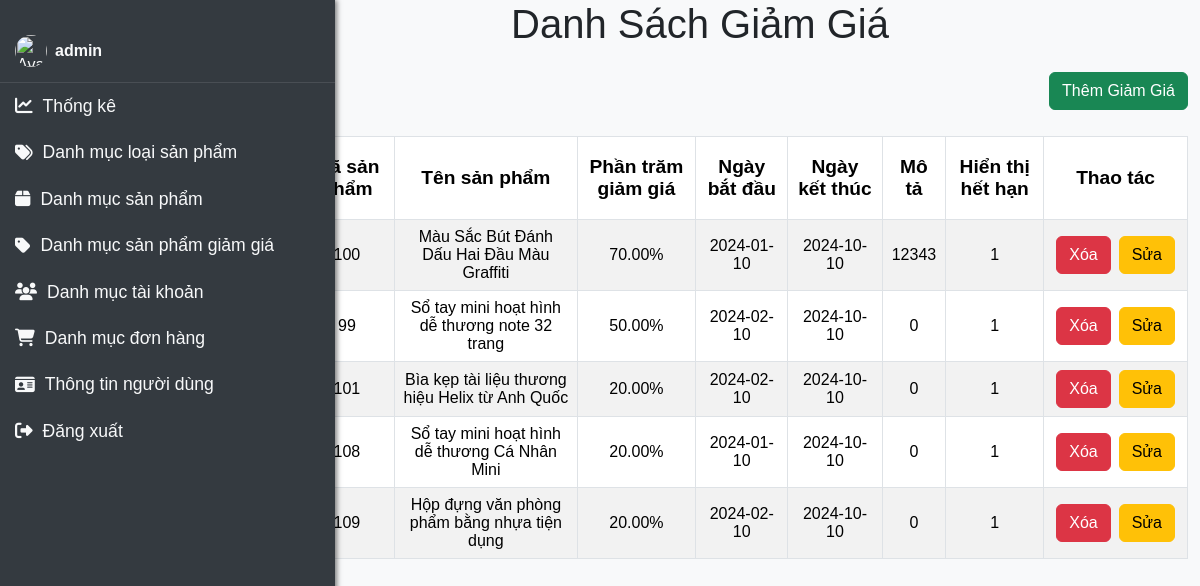
/Admin/Pages/list_sale.php (signed in), run on the app's committed database.
### tables this page shows
CREATE TABLE `sale` (
  `sale_id` int(11) NOT NULL,
  `product_id` int(11) NOT NULL,
  `discount_percent` decimal(5,2) NOT NULL,
  `start_date` date NOT NULL,
  `end_date` date NOT NULL,
  `sale_description` varchar(255) DEFAULT NULL,
  `is_expired` tinyint(1) NOT NULL DEFAULT 0
);

CREATE TABLE `product` (
  `product_id` int(11) NOT NULL,
  `product_type_name` varchar(100) NOT NULL,
  `product_name` varchar(250) NOT NULL,
  `product_price` varchar(250) NOT NULL,
  `product_description` varchar(300) DEFAULT NULL,
  `product_details` varchar(300) NOT NULL,
  `product_images` varchar(50) NOT NULL,
  `product_quantity` int(250) NOT NULL DEFAULT 1,
  `product_type_id` varchar(50) NOT NULL
);

### Admin/Pages/list_sale.php (the view, shortened to what this page needs)
<head>
    <link href="https://cdn.jsdelivr.net/npm/bootstrap@5.3.1/dist/css/bootstrap.min.css" rel="stylesheet">
    <link rel="stylesheet" href="https://cdn.datatables.net/1.11.5/css/jquery.dataTables.min.css">
</head>
<body>
    <?php
 include('./admin_website.php');
 include('../../connect_SQL/connect.php');
    $sqlSales = "SELECT s.sale_id, s.product_id, s.discount_percent, s.start_date, s.end_date, s.sale_description, s.is_expired, sp.product_name
                 FROM sale s
                 JOIN product sp ON s.product_id = sp.product_id";
    $resultSales = $connect->query($sqlSales);
    $danhsachSales = [];
    while ($row = mysqli_fetch_array($resultSales, MYSQLI_ASSOC)) {
        $danhsachSales[] = array(
            'sale_id' => $row['sale_id'],
            'product_id' => $row['product_id'],
            'discount_percent' => $row['discount_percent'],
            'start_date' => $row['start_date'],
            'end_date' => $row['end_date'],
            'sale_description' => $row['sale_description'],
            'is_expired' => $row['is_expired'],
            'product_name' => $row['product_name']
        );
    }
    ?>
    <div class="container">
        <h1 class="text-center mb-4">Danh Sách Giảm Giá</h1>
        <div class="text-end mb-3">
            <button type="button" class="btn btn-success" data-bs-toggle="modal" data-bs-target="#AddSale">
                Thêm Giảm Giá
            </button>
        </div>
        <table id="danhsach" class="table table-striped table-bordered table-hover">
            <thead>
                <tr style="font-size: larger;">
                    <th>Mã giảm giá</th>
                    <th>Mã sản phẩm</th>
                    <th>Tên sản phẩm</th>
                    <th>Phần trăm giảm giá</th>
                    <th>Ngày bắt đầu</th>
                    <th>Ngày kết thúc</th>
                    <th>Mô tả</th>
                    <th>Hiển thị hết hạn</th>
                    <th>Thao tác</th>
                </tr>
            </thead>
            <tbody>
            <?php
    foreach ($danhsachSales as $row) {
        if ($row['is_expired'] == 1) {
            echo "<tr>
                <td>{$row['sale_id']}</td>
                <td>{$row['product_id']}</td>
                <td>{$row['product_name']}</td>
                <td>{$row['discount_percent']}%</td>
                <td>{$row['start_date']}</td>
                <td>{$row['end_date']}</td>
                <td>{$row['sale_description']}</td>
                <td>" . ($row['is_expired'] ? '1' : '0') . "</td>
                <td>
                    <div class='d-flex justify-content-center'>
                        <a href='../Includes/BE/delete_SQL.php?key=sale_id&table=sales&datakey={$row['sale_id']}' class='btn btn-danger mx-1'>Xóa</a>
                        <a href='../Pages/form_sale.php?datakey={$row['sale_id']}' class='btn btn-warning mx-1'>Sửa</a>
                    </div>
                </td>
            </tr>";
        }
    }
    ?>
            </tbody>
        </table>
    </div>
</body>
</html>

### Admin/Pages/list_sale.php (style rules this page uses)
body { background-color: #f8f9fa; }
h1 { color: tomato; }
.table th, .table td { vertical-align: middle; text-align: center; }
.btn-success { margin-bottom: 10px; }

### Admin/Includes/FE/menu.php (style rules this page uses)
body { font-family: 'Arial', sans-serif; background-color: #f8f9fa; display: flex; margin: 0; transition: margin-left 0.3s; }

### data on the page
sale: product "100", product.product_name "Màu Sắc Bút Đánh Dấu Hai Đầu Màu Graffiti", discount_percent "70.00", start_date "2024-01-10", end_date "2024-10-10", sale_description "12343", is_expired "1"
sale: product "99", product.product_name "Sổ tay mini hoạt hình dễ thương note 32 trang", discount_percent "50.00", start_date "2024-02-10", end_date "2024-10-10", sale_description "0", is_expired "1"
sale: product "101", product.product_name "Bìa kẹp tài liệu thương hiệu Helix từ Anh Quốc", discount_percent "20.00", start_date "2024-02-10", end_date "2024-10-10", sale_description "0", is_expired "1"
sale: product "108", product.product_name "Sổ tay mini hoạt hình dễ thương Cá Nhân Mini", discount_percent "20.00", start_date "2024-01-10", end_date "2024-10-10", sale_description "0", is_expired "1"
sale: product "109", product.product_name "Hộp đựng văn phòng phẩm bằng nhựa tiện dụng", discount_percent "20.00", start_date "2024-02-10", end_date "2024-10-10", sale_description "0", is_expired "1"

### other printed values
$_SESSION['username'] "admin"
